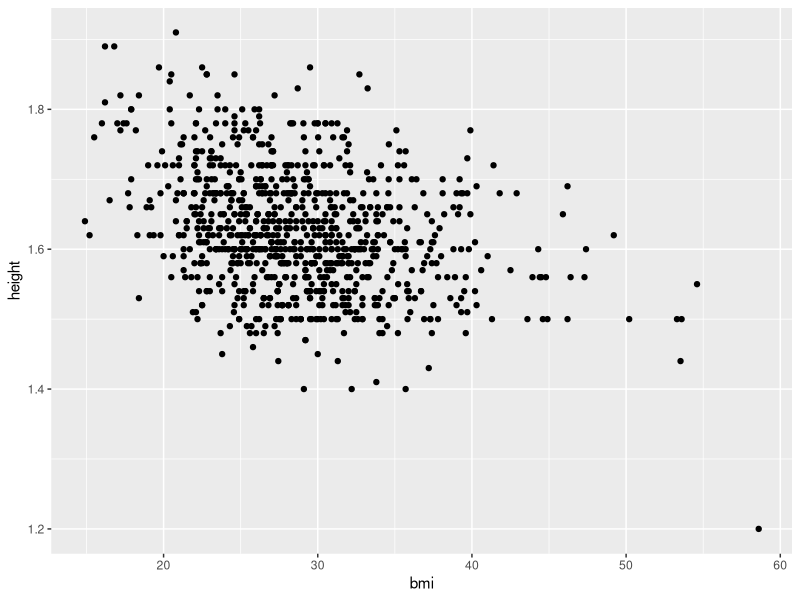
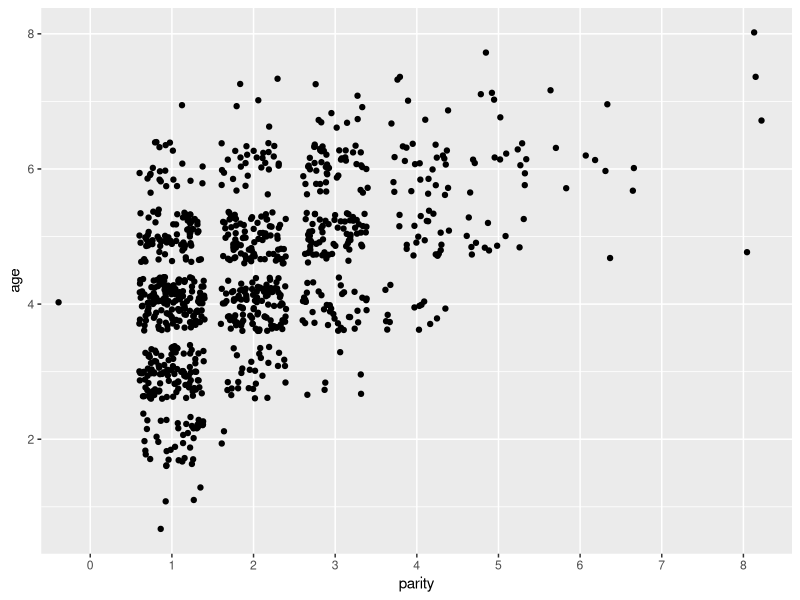
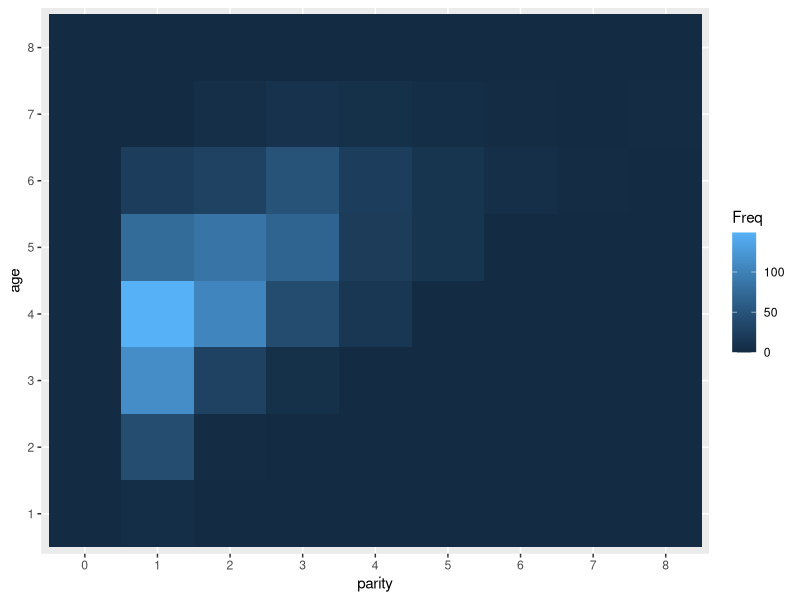
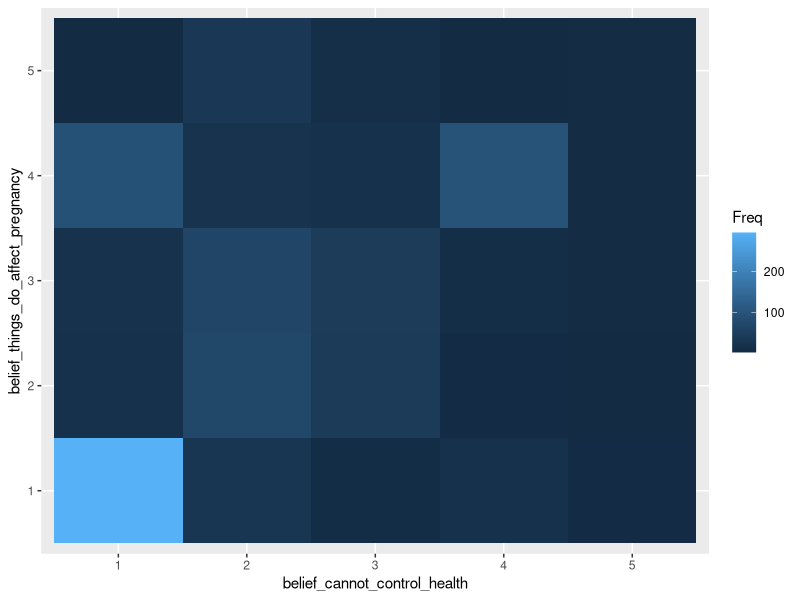
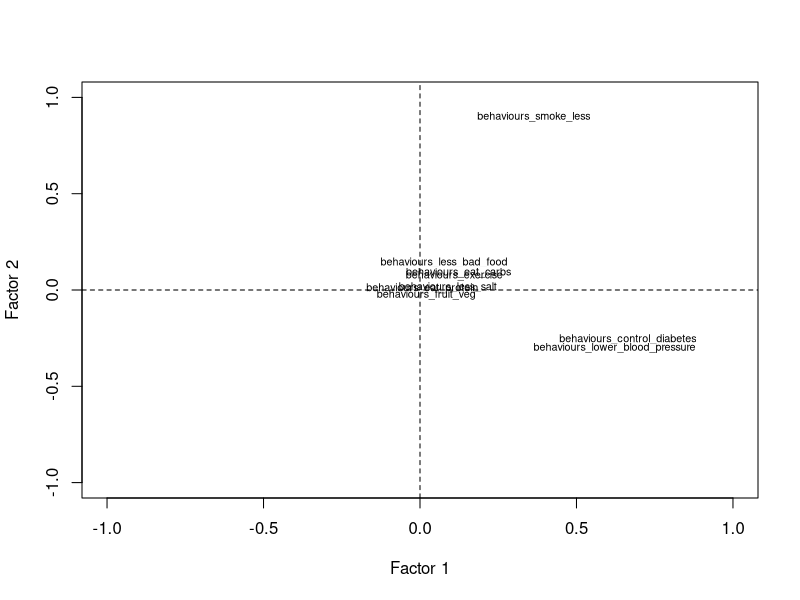
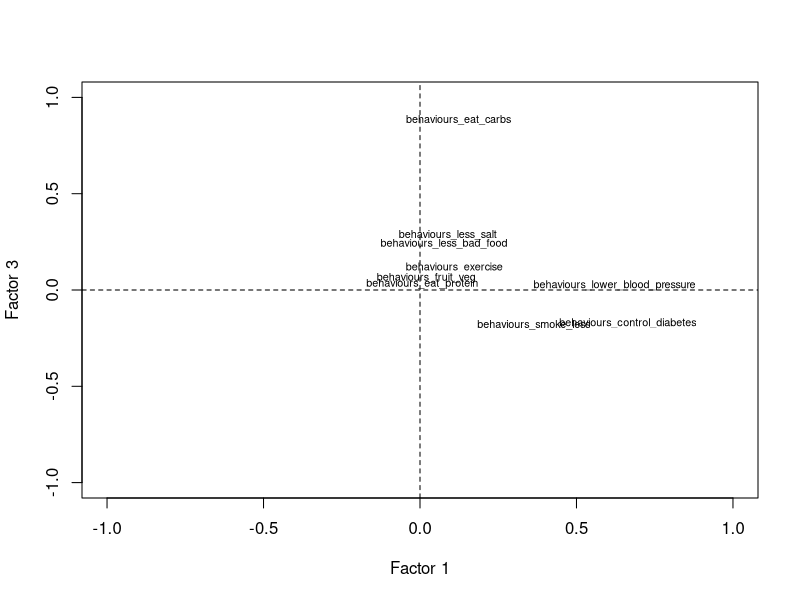
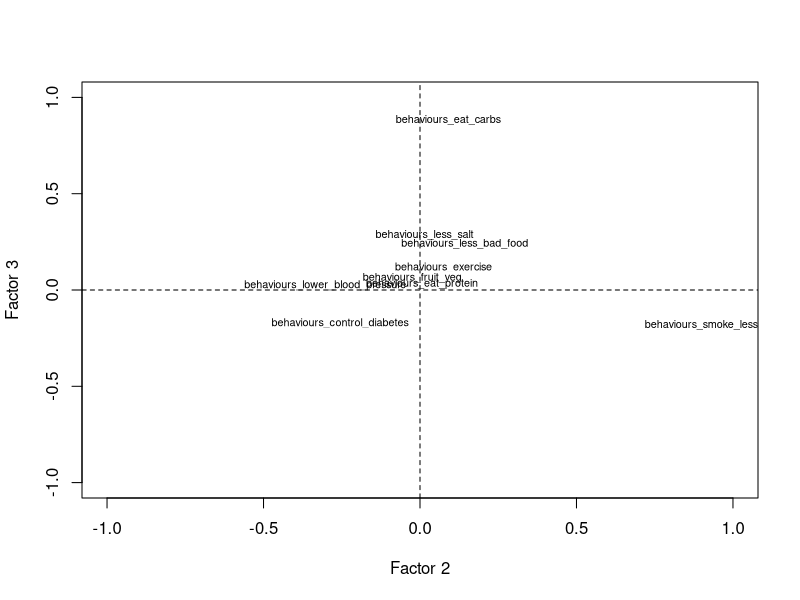
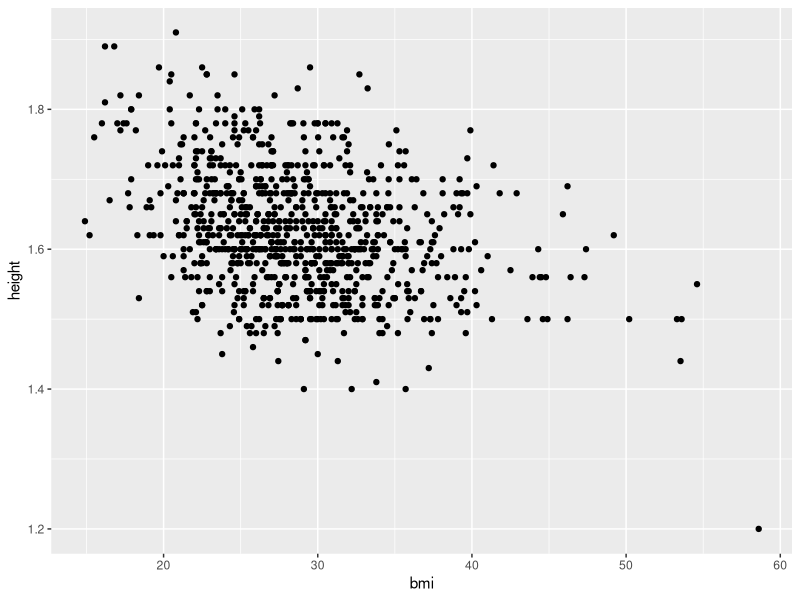

The R script that drew these images, in order: (Note: this script raises an error after producing the figures.)
## ---- chunk 1

require(ggplot2)
require(lubridate)
require(stringr)
require(tidyr)
require(plyr)
require(dplyr)


#source("scripts/load_data_first_time.r")
#source("scripts/split_dataset.r")

#####
setwd("E:/repos/Ghana_Infant/")
 data_main <- read.csv("data/csv/data_main.csv") %>% tbl_df()
 data_visits <- read.csv("data/csv/data_visits.csv") %>% tbl_df()
 data_birth_details <- read.csv("data/csv/data_birth_details.csv") %>% tbl_df()
## ---- chunk 2

# Start with data_main

summary(data_main)

# The summary above suggests that many of the variables are interpreted 
# as numeric when instead they should be interpreted as factors (i.e. categorical)
# To do this:

tmp <- c(
  "health_centre",
  "health_status",
  "health_insurance_status",
  "parity",
  "works",
  "occupation_main",
  "religion",
  "education",
  "belief_cannot_control_health",
  "belief_things_do_affect_pregnancy",
  "behaviours_exercise",
  "behaviours_fruit_veg",
  "behaviours_less_bad_food",
  "behaviours_less_salt",
  "behaviours_eat_protein",
  "behaviours_eat_carbs",
  "behaviours_lower_blood_pressure",
  "behaviours_control_diabetes",
  "behaviours_smoke_less",
  "seen_nurse_last_year",
  "breastfeeding",
  "ante_natal_vitamins",
  "pregnancy_wanted",
  "delivery_complications",
  "family_planning_important",
  "used_contraceptives",
  "family_planning",
  "family_planning_who_responsible",
  "family_planning_charges",
  "family_planning_charges_expensive",
  "marital_status",
  "monthly_income"
  )

for (i in 1:length(tmp)){
  data_main[[tmp[i]]] <- as.factor(data_main[[tmp[i]]])
}
rm(tmp)

# Now to summarise again

summary(data_main)


###

qplot(bmi, height, data=data_main)


# Now to look at various cross-tabs

# parity vs age 
data_main %>%
  filter(!is.na(parity)) %>%
qplot(x=parity, y=age, data=., geom="jitter") 

data_main %>%
  filter(!is.na(parity)) %>%
  select(parity, age) %>%
  xtabs( ~ parity + age, data=.) %>%
  as.data.frame %>%
  ggplot() +geom_tile(aes(x=parity, y=age, fill=Freq))


# Comparison of beliefs 
data_main %>%
  select(contains("belief")) %>%
  xtabs(~ belief_cannot_control_health + belief_things_do_affect_pregnancy, data=.) 

# test of independence 

data_main %>%
  select(contains("belief")) %>%
  xtabs(~ belief_cannot_control_health + belief_things_do_affect_pregnancy, data=.) %>%
  summary

# visualisation

data_main %>%
  select(contains("belief")) %>%
  xtabs(~ belief_cannot_control_health + belief_things_do_affect_pregnancy, data=.) %>%
  as.data.frame %>%
  ggplot +geom_tile(aes(x=belief_cannot_control_health, y=belief_things_do_affect_pregnancy, fill=Freq))


# Now to look at behaviours


tmp <- data_main %>%
  select(contains("behaviour"))
tmp$has_na <- apply(tmp, 1, function(x) any(is.na(x)))
tmp <- tmp %>%
  filter(!has_na) %>%
  select(-has_na )
tmp <- apply(tmp, 2, function(x) as.numeric(as.character(x)))


fit <- princomp(
  x=tmp, scores=T  
  )

fit$loadings

# Plot these 

plot(NA, type="n", xlim=c(-1, 1), ylim=c(-1, 1), xlab="Factor 1", ylab="Factor 2")
text(x=fit$loadings[,1], y=fit$loadings[,2], labels=rownames(fit$loadings), cex=0.65)
abline(v=0, lty="dashed"); abline(h=0, lty="dashed")

plot(NA, type="n", xlim=c(-1, 1), ylim=c(-1, 1), xlab="Factor 1", ylab="Factor 3")
text(x=fit$loadings[,1], y=fit$loadings[,3], labels=rownames(fit$loadings), cex=0.65)
abline(v=0, lty="dashed"); abline(h=0, lty="dashed")

plot(NA, type="n", xlim=c(-1, 1), ylim=c(-1, 1), xlab="Factor 2", ylab="Factor 3")
text(x=fit$loadings[,2], y=fit$loadings[,3], labels=rownames(fit$loadings), cex=0.65)
abline(v=0, lty="dashed"); abline(h=0, lty="dashed")

# Now to look at beliefs 

tmp <- data_main %>%
  select(contains("belief"), contains("behaviour"))
tmp$has_na <- apply(tmp, 1, function(x) any(is.na(x)))
tmp <- tmp %>%
  filter(!has_na) %>%
  select(-has_na )
tmp <- apply(tmp, 2, function(x) as.numeric(as.character(x)))


fit <- princomp(
  x=tmp, scores=T  
  )

fit$loadings



# Now to look at relationship
## ---- chunk 3

error_df <- data.frame(
  record_number=subset(data_main, height < 1.3)$record_number,
  reason="outlier: low height"
  )

###
## ---- chunk 4

qplot(bmi, height, data=data_main)

# Suggests just one possible error now, a height under 1.3


error_df <- data.frame(
  record_number=subset(data_main, height < 1.3)$record_number,
  reason="outlier: low height"
  )

# Exploring any potential outliers in bp_ratio

qplot(bp_ratio, data=data_main, binwidth=0.1) + geom_vline(aes(xintercept=c(0.32, 2.75)), linetype="dashed")

# adding additional records to error_df

error_df <- rbind(
  error_df,
  data.frame(
    record_number=subset(data_main, bp_ratio < 0.32)$record_number,
    reason="bp ratio almost 0"
    ),
  data.frame(
    record_number=subset(data_main, bp_ratio>2.75)$record_number,
    reason="bp ratio over 2.75"
    )
  )


# Exploring weights
# Very high weights:
qplot(weight, data=data_visits, binwidth=0.2) + geom_vline(aes(xintercept=c(30, 250)), linetype="dashed")

# Adding records to error_df
error_df <- rbind(
  error_df,
  data.frame(
    record_number=subset(data_visits, weight < 30)$record_number,
    reason="weight below 30"
    ),
  data.frame(
    record_number=subset(data_visits, weight > 250)$record_number,
    reason="weight above 250"
    )
  )


## now to look at the visits data

data_visits

qplot(y=weight, x=gestation, data=data_visits) + geom_vline(aes(xintercept=c(50)), linetype="dashed") + 
  geom_hline(aes(yintercept=c(30,250)), linetype="dashed")


error_df <- rbind(
  error_df,
  data.frame(
    record_number=subset(data_visits, gestation > 50)$record_number,
    reason="gestation over 50"
  )
)



# now to try lubridate

dates_of_interest <- data_visits$date

# need to change months into values 


replace_runner <- function(target, pattern, replace){  
  n <- length(pattern)
  for (i in 1:n){
    target <- str_replace_all(target, pattern=pattern[i], replace=replace[i])
  }  
  return(target)
}
  
dates_of_interest <- replace_runner(
  dates_of_interest,
  pattern=c("Jan", "Feb", "Mar", "Apr", "May", "Jun", "Jul", "Aug", "Sep", "Oct", "Nov", "Dec"),
  replace=c("01", "02", "03", "04", "05", "06", "07", "08", "09", "10", "11", "12")
  )


# now to use lubridate, specifying day, month, year format

dates_of_interest <- dmy(dates_of_interest)
data_visits$date <- dates_of_interest

# can now calculate difference in number of days and so on. 

# want to calculate dates since first visit

fn <- function(x){
  t0 <- x$date[x$visit_number==1]
  dates <- x$date
  n <- length(dates)
  days_since_first_visit <- rep(NA, n)
  for (i in 1:n){ 
    tmp <- dates[i] - t0
    days_since_first_visit[i] <- as.numeric(tmp)
    }
  out <- data.frame(x, days_since_first_visit=days_since_first_visit)
  return(out)
}


data_visits <- ddply(data_visits, .(record_number), fn)

# process
# 1) remove NA entries to visit number
# 2) remove negative days_since_first_visit
# 3) remove positive days_since_first_visit greater than top 1% of values

data_visits <- data_visits %>% tbl_df()

data_visits_ok <- data_visits %>% 
  filter(!is.na(date)) %>%
  filter(days_since_first_visit >= 0) %>% 
  filter(days_since_first_visit < quantile(data_visits$days_since_first_visit, 0.99, na.rm=T)) %>%
  filter(weight > 30 & weight < 250) %>%
  filter(gestation < 50)

# Plot days since first visit and visit number 
# for the records still retained


qplot(
  x=visit_number,
  y=days_since_first_visit, 
  group=record_number,
  colour=record_number,
  data=data_visits_ok,
  geom="line"
  )

qplot(
  x=days_since_first_visit,
  y=weight, 
  data=data_visits_ok
) + geom_hline(mapping=aes(yintercept=c(30,250)), linetype="dashed")


#Saving file with records that seem OK
# (Commenting out as file already created)

# write.csv(
#   data_visits_ok,
#   file="data/data_visits_with_days_since_first_visit_ok_only.csv",
#   row.names=F
#   )

# Take a random sample of 25 records and display change in weight over time

tmp <- data_visits_ok %>% select(record_number) %>% unique() %>% sample_n(25) %>% unlist() %>% as.numeric()

data_visits_ok %>% filter(record_number %in% tmp) %>% ggplot() +
  geom_line(aes(x=visit_number, y=weight)) +
  facet_wrap( ~ record_number)

